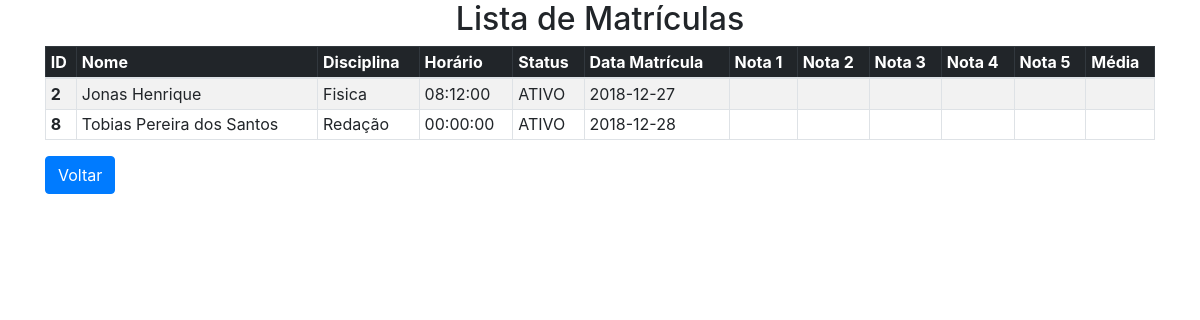
Screenshot of /matriculas/listaMat.php with the database file from the repository.
### tables this page shows
CREATE TABLE `matricula` (
  `id` int(11) NOT NULL,
  `idAluno` int(11) NOT NULL,
  `idDisciplina` int(11) NOT NULL,
  `dataMatricula` date NOT NULL,
  `dataConclusao` date DEFAULT NULL,
  `status` set('ATIVO','INATIVO','','') NOT NULL,
  `nota1` float DEFAULT NULL,
  `nota2` float DEFAULT NULL,
  `nota3` float DEFAULT NULL,
  `nota4` float DEFAULT NULL,
  `nota5` float DEFAULT NULL,
  `media` float DEFAULT NULL,
  `horaAula` time DEFAULT NULL
);

CREATE TABLE `aluno` (
  `id` int(11) NOT NULL,
  `rg` varchar(10) NOT NULL,
  `cpf` bigint(20) NOT NULL,
  `nome` varchar(100) NOT NULL,
  `turno` int(11) NOT NULL,
  `orgaoExpedidor` varchar(10) NOT NULL,
  `mae` varchar(100) NOT NULL,
  `pai` varchar(100) DEFAULT NULL,
  `tituloEleitor` bigint(20) NOT NULL,
  `reservista` bigint(20) DEFAULT NULL,
  `sexo` varchar(10) DEFAULT NULL,
  `estadoCivil` varchar(10) DEFAULT NULL,
  `logradouro` varchar(100) DEFAULT NULL,
  `bairro` varchar(100) DEFAULT NULL,
  `complemento` varchar(100) DEFAULT NULL,
  `numeroResidencial` int(11) DEFAULT NULL,
  `cidade` varchar(50) DEFAULT NULL,
  `cep` bigint(20) DEFAULT NULL,
  `estado` varchar(4) DEFAULT NULL,
  `telefone` bigint(20) NOT NULL,
  `email` varchar(50) NOT NULL,
  `celular` bigint(20) NOT NULL,
  `status` varchar(8) NOT NULL,
  `datacadastro` date NOT NULL,
  `grauensino` varchar(15) NOT NULL
);

CREATE TABLE `disciplina` (
  `id` int(11) NOT NULL,
  `descricao` varchar(100) NOT NULL,
  `idGrauEnsino` int(11) NOT NULL,
  `idProf` int(11) NOT NULL,
  `turno` int(11) DEFAULT NULL,
  `horario` time NOT NULL
);

### funcoes.php (called while the page is built, shortened)
<?php
    function executa($query, $con) {
        $res = mysqli_query($con, $query);
        return $res;
    }
?>

### matriculas/listaMat.php (the view, shortened to what this page needs)
<?php
include_once ("../conexao.php");
include_once ("../funcoes.php");
$query = "SELECT * FROM matricula ORDER BY id";
$resultado = mysqli_query($con, $query);
?>
<html>
    <head>
        <link rel="stylesheet" href="../css/bootstrap.css" >
    </head>
    <body>
        <div class = "container" >
            <table class="table table-sm table-striped table-bordered table-hover" >
                <h2>Lista de Matrículas</h2>
                <thead class = "table-dark">
                    <tr>
                        <th scope = "col">ID</th>
                        <th scope = "col">Nome</th>
                        <th scope = "col">Disciplina</th>
                        <th scope = "col">Horário</th>
                        <th scope = "col">Status</th>
                        <th scope = "col">Data Matrícula</th>
                        <th scope = "col" class = "d-none d-md-table-cell">Nota 1</th>
                        <th scope = "col" class = "d-none d-md-table-cell">Nota 2</th>
                        <th scope = "col" class = "d-none d-md-table-cell">Nota 3</th>
                        <th scope = "col" class = "d-none d-md-table-cell">Nota 4</th>
                        <th scope = "col" class = "d-none d-md-table-cell">Nota 5</th>
                        <th scope = "col" class = "d-none d-md-table-cell">Média</th>
                    </tr>
                </thead>
                <tbody>
                    <?php
                        while ($r = mysqli_fetch_assoc($resultado)) {
                            echo"<tr>"
                            . "<th scope = 'row'>" . $r['id'] . "</th>";
                            $queryAluno = "SELECT nome FROM aluno WHERE id =" . $r['idAluno'] . ";";
                            $resAluno = mysqli_fetch_assoc(executa($queryAluno, $con));
                            echo "<td >" . $resAluno['nome'] . "</td>";
                            $queryDisciplina = "SELECT descricao FROM disciplina WHERE id =" . $r['idDisciplina'] . ";";
                            $resDisciplina = mysqli_fetch_assoc(executa($queryDisciplina, $con));
                            echo "<td >" . $resDisciplina['descricao'] . "</td>";
                            echo "<td>".$r['horaAula']."</td>";
                            echo "<td>".$r['status']."</td>";
                            echo "<td>".$r['dataMatricula']."</td>";
                            echo "<td class='d-none d-md-table-cell'>".$r['nota1']."</td>";
                            echo "<td class='d-none d-md-table-cell'>".$r['nota2']."</td>";
                            echo "<td class='d-none d-md-table-cell'>".$r['nota3']."</td>";
                            echo "<td class='d-none d-md-table-cell'>".$r['nota4']."</td>";
                            echo "<td class='d-none d-md-table-cell'>".$r['nota5']."</td>";
                            echo "<td class='d-none d-md-table-cell'>".$r['media']."</td>";
                            echo"</tr>";
                        }
                    ?>
                </tbody>
            </table>
            <a class="btn btn-primary " href="../matriculas/controleMatriculas.php" role="button">Voltar</a>
        </div>
    </body>
</html>

### rows the page displays
matricula: id "2", idAluno.nome "Jonas Henrique", idDisciplina.descricao "Fisica", horaAula "08:12:00", status "ATIVO", dataMatricula "2018-12-27"
matricula: id "8", idAluno.nome "Tobias Pereira dos Santos", idDisciplina.descricao "Redação", horaAula "00:00:00", status "ATIVO", dataMatricula "2018-12-28"
